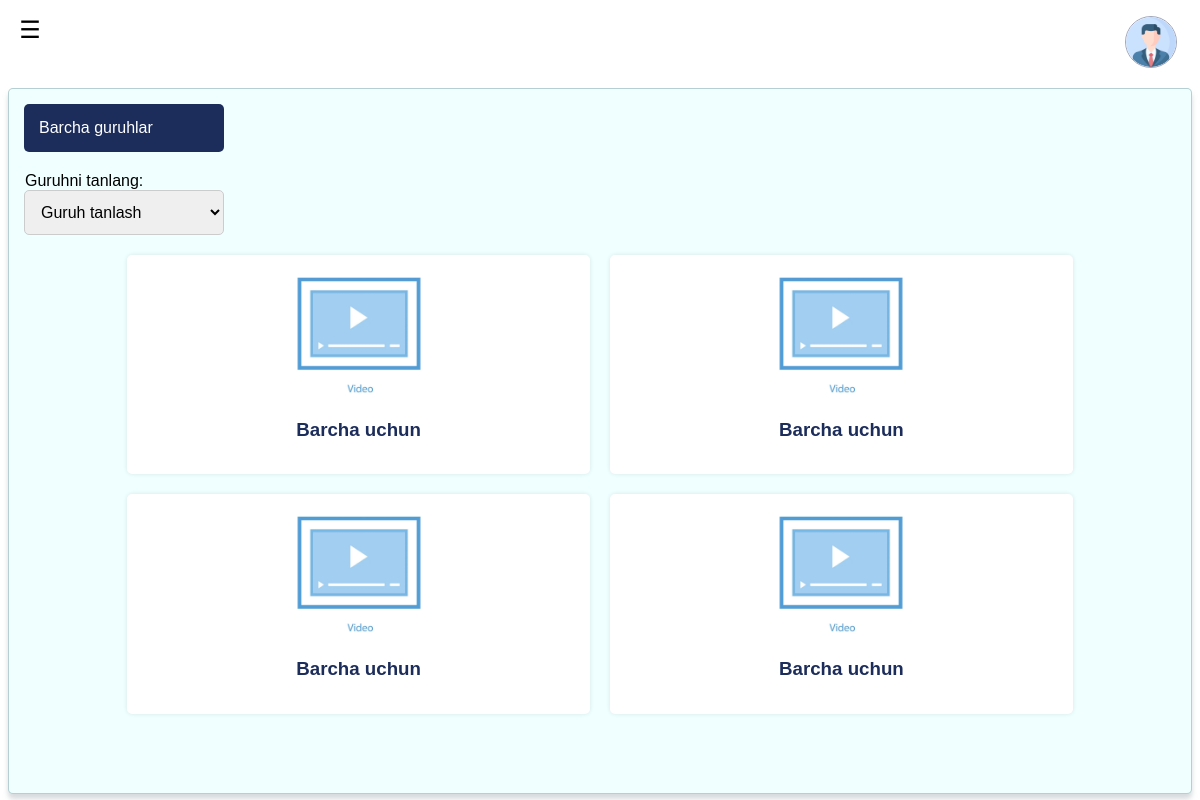
The page /select_group/ (signed in) on the database its author committed.
### myapp/models.py (models this page shows, shortened)
class Video(models.Model):
    title = models.CharField(max_length=255)  # Video sarlavhasi
    youtube_link = models.URLField()  # YouTube havolasi
    is_general = models.BooleanField(default=False)  # Umumiy video yoki yo'q
    groups = models.ManyToManyField('Group', blank=True)  # Tanlangan guruhlar
    created_time = models.DateTimeField(auto_now_add=True)  # Video yuklangan vaqt
    objects = models.Manager()

### myapp/views.py (the view)
# urls.py: path('select_group/', views.video_list, name='select_group'),
@login_required
def video_list(request):
    profile = Profile.objects.get(user=request.user)
    profile_groups = ProfileGroup.objects.filter(profile__user=request.user)
    groups = [pg.group for pg in profile_groups]
    selected_group = request.GET.get('group', '')
    if selected_group == 'all' or not selected_group:
        videos = Video.objects.filter(is_general=True)
    else:
        videos = Video.objects.filter(groups__id=selected_group)
    videos = videos.distinct()
    for video in videos:
        video.youtube_id = extract_youtube_id(video.youtube_link)
    return render(request, 'select_group.html', {'videos': videos, 'groups': groups, 'profile': profile})

### myapp/views.py (called while the page is built, shortened)
def extract_youtube_id(youtube_link):
    import re
    if 'youtu.be' in youtube_link:
        return youtube_link.split('/')[-1].split('?')[0]
    return None

### myapp/templates/select_group.html (shortened to what this page needs)
{% load static %}
<html lang="en">
<head>
    <link rel="stylesheet" type="text/css" href="{% static 'myapp/css/homes.css' %}">
</head>
<body>
    <div class="panel_y">
        <button class="toggle-menu" onclick="toggleMenu()">☰</button>
            <div class="profile1" onclick="togglemenu()">
                <a href="#" id="myLink"><img src='{% static "myapp/images/users.png" %}' alt=""></a>
            </div>
    </div>
    <div class="container">
        <div class="infor_3" id="student-list">
            <div class="group-container">
                <div class="all-groups">
                    <a href="?group=all" style="color: white; text-decoration: none;">Barcha guruhlar</a>
                </div>
                <div class="group-select">
                    <label for="group_select">Guruhni tanlang:</label>
                    <select id="group_select" onchange="window.location.href = '?group=' + this.value;">
                        <option value="">Guruh tanlash</option>
                    </select>
                </div>
            </div>
            <div class="video-list">
                {% for video in videos %}
                    <div class="video-item">
                        <a href="{% url 'video_detail' video.id %}" class="video-item-a">
                            <img src="{% static 'myapp/images/video-d.jpg' %}" alt="{{ video.title }}" class="video-thumbnail">
                            <h3>{{ video.title }}</h3>
                        </a>
                    </div>
                {% endfor %}
            </div>
        </div>
</body>
</html>

### myapp/static/myapp/css/homes.css (style rules this page uses)
* { font-family: sans-serif; }
.panel_y { width: 100%; height: 10vh; }
.panel_y img { width: 50px; height: 50px; float: right; margin-right: 10px; margin-top: 10px; }
.container { display: flex; gap: 25px; transition: margin-left 0.3s ease; margin-left: 0; }
.toggle-menu { position: absolute; top: 10px; left: 10px; background-color: #ffffff; color: rgb(0, 0, 0); border: none; border-radius: 5px; width: 40px; height: 40px; font-size: 24px; cursor: pointer; }
.infor_3 { border: 1px solid #0b4c5242; width: 100%; height: 88vh; margin-top: 0vh; transition: all 0.3s ease; box-shadow: 0 5px 5px rgba(177, 183, 189, 0.5); border-radius: 5px; background-color: azure; overflow-y: auto; transition: transform 0.3s ease; }

### myapp/templates/select_group.html (style rules this page uses)
* { font-family: sans-serif; }
.panel_y { width: 100%; height: 10vh; }
.panel_y img { width: 50px; height: 50px; float: right; margin-right: 10px; margin-top: 10px; }
.container { display: flex; gap: 25px; transition: margin-left 0.3s ease; margin-left: 0; }
.toggle-menu { position: absolute; top: 10px; left: 10px; background-color: #ffffff; color: rgb(0, 0, 0); border: none; border-radius: 5px; width: 40px; height: 40px; font-size: 24px; cursor: pointer; }
.infor_3 { border: 1px solid #0b4c5242; width: 100%; height: 88vh; margin-top: 0vh; transition: all 0.3s ease; box-shadow: 0 5px 5px rgba(177, 183, 189, 0.5); border-radius: 5px; background-color: azure; overflow-y: auto; transition: transform 0.3s ease; }
.profile1 { position: relative; cursor: pointer; }
.profile1 img { width: 50px; height: 50px; border-radius: 50%; border: 1px solid rgba(29, 45, 91, 0.416); margin-right: 15px; margin-top: 8px; }
.group-container { justify-content: space-between; align-items: center; width: 215px; margin-top: 15px; }
.group-select, .all-groups { padding: 15px; border-radius: 5px; margin: 5px 0; }
.group-select select { padding: 12px; font-size: 16px; border: 1px solid #ccc; border-radius: 5px; width: 200px; }
.group-select label { margin: 1px; }
.all-groups { background: rgb(29, 45, 91); color: white; margin-left: 15px; }
.video-list { display: grid; width: 80%; grid-template-columns: repeat(auto-fit, minmax(400px, 1fr)); gap: 20px; margin: 0 auto; }
.video-item { background: white; padding: 15px; border-radius: 5px; box-shadow: 0 0 5px rgba(0, 0, 0, 0.1); text-align: center; }
.video-item-a { text-decoration: none; color: rgb(29, 45, 91); font-weight: bold; }
.video-thumbnail { width: 30%; height: auto; cursor: pointer; border-radius: 10px; transition: transform 0.2s ease-in-out; }

### rows shown on the page
Video: title "Barcha uchun"
Video: title "Barcha uchun"
Video: title "Barcha uchun"
Video: title "Barcha uchun"
